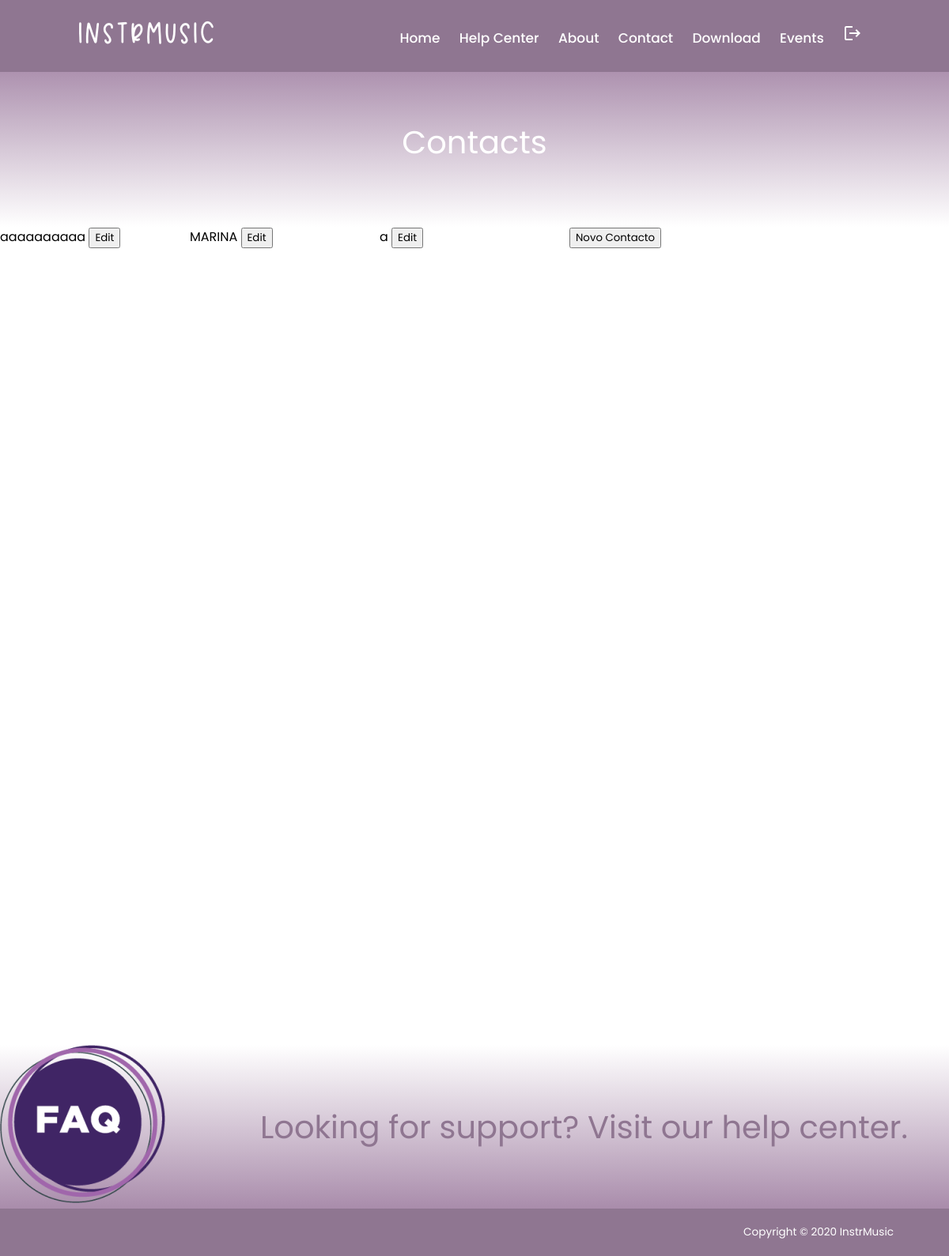
Screenshot of /list_contact (signed in) with the database file from the repository.
### website/models.py (models this page shows, shortened)
class Contact(models.Model):
    name = models.CharField(max_length=30)
    surname = models.CharField(max_length=30)
    cell_number = models.IntegerField(default=1)
    email = models.EmailField(max_length=254)
    subject = models.CharField(max_length=60)
    message = models.TextField(max_length=360, default='')
    perm = models.BooleanField(default=False)

### website/views.py (the view)
# urls.py: path('list_contact', views.list_contact_page_view, name='list_contact'),
def list_contact_page_view(request):
    if not request.user.is_authenticated:
        return HttpResponseRedirect(reverse('website:login'))
    context = {'contacts': Contact.objects.all(), 'message': "logged"}
    return render(request, 'website/list_contact.html', context)

### website/templates/website/list_contact.html (shortened to what this page needs)
{% extends 'website/base.html' %}
{% load static %}
{% block main %}
    <article id="subheader">
        Contacts
    </article>
    {% for contact in contacts %}
        <p>{{ contact.subject }}
        <a href="{% url 'website:edit_contact' contact.id %}">
            <button>Edit</button>
        </a></p>
    {% endfor %}
        <a href="{% url 'website:contact_us' %}" ><button>Novo Contacto</button></a>
{% endblock main %}

### website/static/website/css/estilos.css (style rules this page uses)
* { box-sizing: border-box; font-family: 'Poppins', sans-serif; margin: 0; }
body { display: grid; height: 100vh; grid-template-rows: 80px; grid-template-areas: "header header header header" "main main main main" "footer footer footer footer"; }
a { text-decoration: none; }
header ~ main #subheader { padding-top: 70px; text-align: center; grid-area: subheader; background: rgb(255, 255, 255); background: linear-gradient(0deg, rgba(255, 255, 255, 1) 0%, rgba(169, 140, 171, 1) 100%); font-size: 250%; color: white; }

### rows the page displays
Contact: subject "aaaaaaaaaa"
Contact: subject "MARINA"
Contact: subject "a"
